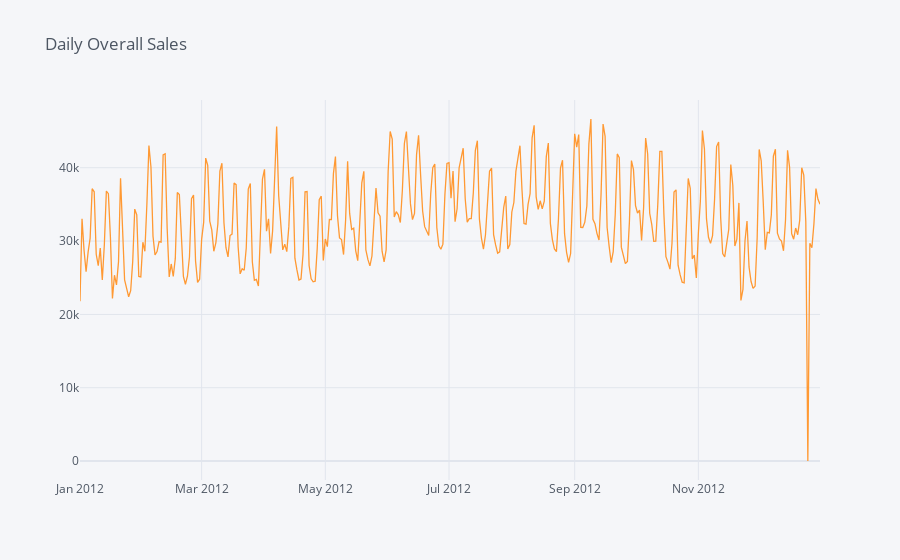

Source (notebook cell):
### Markdown cell above
Plotting daily sales for the year 2012 to see the pattern of impact of events**

### Code cell
overall_sales_special[overall_sales_special.year == 2012].groupby("date")["sales"].sum().iplot(title = "Daily Overall Sales")

### Figure 1 — Plotly figure (JSON) as saved in the notebook; plotly's stock layout.template omitted (floating-point values rounded to 4 significant figures; data arrays with more than 128 entries replaced by an {"elided": "..."} marker saying what was removed)
{"data": [{"line": {"color": "rgba(255, 153, 51, 1.0)", "dash": "solid", "shape": "linear", "width": 1.3}, "mode": "lines", "name": "sales", "text": "", "type": "scatter", "x": {"elided": "366 str values"}, "y": {"elided": "366 int values"}}], "layout": {"legend": {"bgcolor": "#F5F6F9", "font": {"color": "#4D5663"}}, "paper_bgcolor": "#F5F6F9", "plot_bgcolor": "#F5F6F9", "title": {"font": {"color": "#4D5663"}, "text": "Daily Overall Sales"}, "xaxis": {"gridcolor": "#E1E5ED", "showgrid": true, "tickfont": {"color": "#4D5663"}, "title": {"font": {"color": "#4D5663"}, "text": ""}, "zerolinecolor": "#E1E5ED"}, "yaxis": {"gridcolor": "#E1E5ED", "showgrid": true, "tickfont": {"color": "#4D5663"}, "title": {"font": {"color": "#4D5663"}, "text": ""}, "zerolinecolor": "#E1E5ED"}}}
